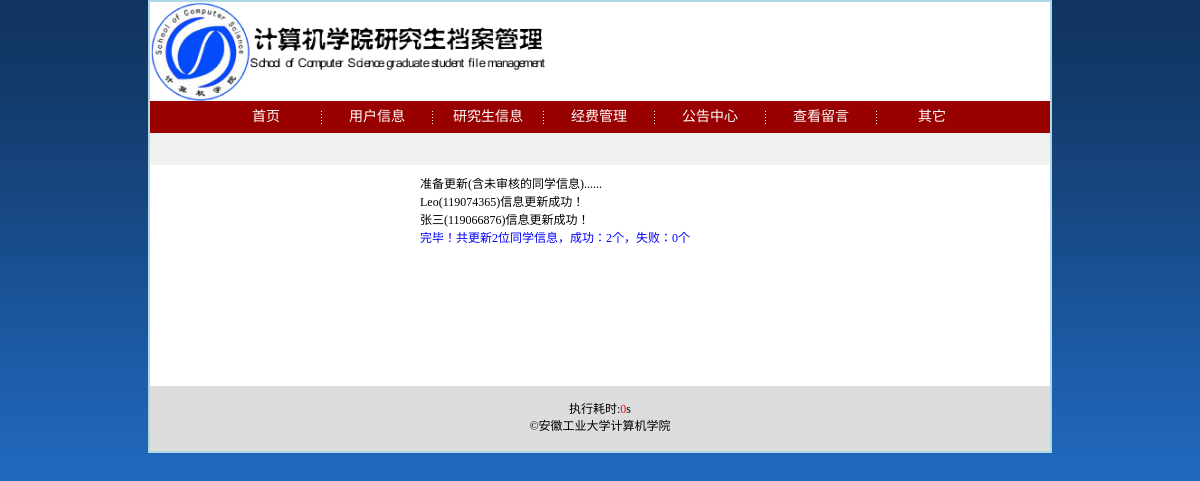
The page /stu_update.php (signed in) on the database its author committed.
### tables this page shows
CREATE TABLE IF NOT EXISTS `gm_stuinfo` (
  `gm_id` mediumint(8) unsigned NOT NULL auto_increment COMMENT '学生id',
  `gm_active` char(1) NOT NULL default '0' COMMENT '是否审核',
  `gm_num` int(14) unsigned NOT NULL COMMENT '学号',
  `gm_username` varchar(20) NOT NULL COMMENT '姓名',
  `gm_teacher` varchar(20) default NULL,
  `gm_sex` char(1) NOT NULL COMMENT '性别',
  `gm_birth` date NOT NULL COMMENT '生日',
  `gm_start_time` date NOT NULL COMMENT '入学时间',
  `gm_grade` char(3) NOT NULL COMMENT '年级',
  `gm_contact` char(14) NOT NULL COMMENT '联系方式',
  `gm_address` varchar(40) NOT NULL COMMENT '家庭住址',
  `gm_saddress` varchar(30) NOT NULL COMMENT '学校内住址',
  `gm_subject` char(8) NOT NULL COMMENT '专业',
  `gm_type` char(4) NOT NULL COMMENT '培养管理类型',
  `gm_remarks` text COMMENT '备注',
  `gm_photoname` varchar(50) NOT NULL COMMENT '照片名称',
  PRIMARY KEY  (`gm_id`)
);

### includes/mysql.func.php (called while the page is built, shortened)
<?php
function _query($sql){
	return mysql_query($sql);
}
function _fetch_array_list($res){
	return mysql_fetch_array($res);
}
function _num_rows($sql){
	return 	mysql_num_rows(_query($sql));
}
?>

### includes/register.func.php (called while the page is built, shortened)
<?php
function _time_to_grade($time_y,$time_m){
	$months=(date('Y')-$time_y)*12+(date('m')-$time_m);
	$grade=ceil($months/12);
	if($grade>3)$grade=4;
	switch ($grade){
		case 3:return '研三';break;
		case 4:return '已毕业';break;
	}
}
?>

### stu_update.php (the view, shortened to what this page needs)
<?php
include ROOT_PATH.'includes/register.func.php';
?>
<!DOCTYPE html PUBLIC "-//W3C//DTD XHTML 1.0 Transitional//EN" "http://www.w3.org/TR/xhtml1/DTD/xhtml1-transitional.dtd">
<html xmlns="http://www.w3.org/1999/xhtml">
<head>
<?php
	require ROOT_PATH.'includes/title_admin.inc.php';
?>
</head>
<body>
<?php
	require ROOT_PATH.'includes/header_admin.inc.php';
?>
<div id="main">
<?php
$sql="SELECT gm_username,gm_num,gm_start_time,gm_grade FROM gm_stuinfo";
$res=_query($sql);
$num=_num_rows($sql);
$fail=0;
echo "准备更新(含未审核的同学信息)......<br />";
for($i=0;$i<$num;$i++){
	$row=_fetch_array_list($res);
	$time=strtotime($row['gm_start_time']);
	$grade=_time_to_grade(date("Y",$time), date("m",$time));
	if(!_query("UPDATE gm_stuinfo SET gm_grade='$grade' WHERE gm_num='{$row['gm_num']}'")){
		echo "<font color=red>".$row['gm_username'].$row['gm_num']."信息更新失败！</font><br />";
		$fail++;
	}else{
	echo $row['gm_username']."(".$row['gm_num'].")信息更新成功！<br />";
	}
}
echo "<font color=blue>完毕！共更新".$num."位同学信息，成功：".($num-$fail)."个，失败：".$fail."个</font>";
?>
</div>
<?php
	require ROOT_PATH.'includes/footer_admin.inc.php';
?>
</body>
</html>

### styles/basic.css (style rules this page uses)
* { margin:0; padding:0; }
body { font-size:12px; font-family:微软雅黑,黑体; background:url("../images/user_all_bg.gif") repeat-x scroll 50% top #226CC5; }

### styles/header.css (style rules this page uses)
#main { border-top:0px; }

### styles/stu_update.css (style rules this page uses)
#main { padding-left:30%; }

### rows shown on the page
gm_stuinfo: gm_username "Leo", gm_num "119074365"
gm_stuinfo: gm_username "张三", gm_num "119066876"

### other values the page prints
$num "2"
$num-$fail "2"
$fail "0"
$end_time-$start_time "0"
